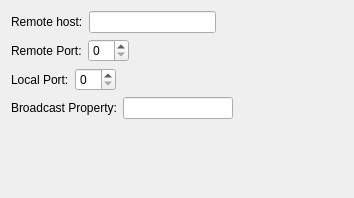
<?xml version="1.0" encoding="UTF-8"?>
<ui version="4.0">
 <class>SocketConfigWidget</class>
 <widget class="QWidget" name="SocketConfigWidget">
  <property name="geometry">
   <rect>
    <x>0</x>
    <y>0</y>
    <width>354</width>
    <height>198</height>
   </rect>
  </property>
  <property name="windowTitle">
   <string>UDP Socket Configuration Widget</string>
  </property>
  <layout class="QVBoxLayout" name="verticalLayout">
   <item>
    <layout class="QHBoxLayout" name="horizontalLayout">
     <item>
      <widget class="QLabel" name="label">
       <property name="text">
        <string>Remote host:</string>
       </property>
      </widget>
     </item>
     <item>
      <widget class="QLineEdit" name="m_hostLineEdit"/>
     </item>
     <item>
      <spacer name="horizontalSpacer_2">
       <property name="orientation">
        <enum>Qt::Horizontal</enum>
       </property>
       <property name="sizeHint" stdset="0">
        <size>
         <width>40</width>
         <height>20</height>
        </size>
       </property>
      </spacer>
     </item>
    </layout>
   </item>
   <item>
    <layout class="QHBoxLayout" name="horizontalLayout_2">
     <item>
      <widget class="QLabel" name="m_portLabel">
       <property name="text">
        <string>Remote Port:</string>
       </property>
      </widget>
     </item>
     <item>
      <widget class="QSpinBox" name="m_portSpinBox"/>
     </item>
     <item>
      <spacer name="horizontalSpacer">
       <property name="orientation">
        <enum>Qt::Horizontal</enum>
       </property>
       <property name="sizeHint" stdset="0">
        <size>
         <width>40</width>
         <height>20</height>
        </size>
       </property>
      </spacer>
     </item>
    </layout>
   </item>
   <item>
    <layout class="QHBoxLayout" name="horizontalLayout_4">
     <item>
      <widget class="QLabel" name="m_localPortLabel">
       <property name="text">
        <string>Local Port:</string>
       </property>
      </widget>
     </item>
     <item>
      <widget class="QSpinBox" name="m_localPortSpinBox"/>
     </item>
     <item>
      <spacer name="horizontalSpacer_4">
       <property name="orientation">
        <enum>Qt::Horizontal</enum>
       </property>
       <property name="sizeHint" stdset="0">
        <size>
         <width>40</width>
         <height>20</height>
        </size>
       </property>
      </spacer>
     </item>
    </layout>
   </item>
   <item>
    <layout class="QHBoxLayout" name="horizontalLayout_3">
     <item>
      <widget class="QLabel" name="label_2">
       <property name="text">
        <string>Broadcast Property:</string>
       </property>
      </widget>
     </item>
     <item>
      <widget class="QLineEdit" name="m_broadcastLineEdit"/>
     </item>
     <item>
      <spacer name="horizontalSpacer_3">
       <property name="orientation">
        <enum>Qt::Horizontal</enum>
       </property>
       <property name="sizeHint" stdset="0">
        <size>
         <width>40</width>
         <height>20</height>
        </size>
       </property>
      </spacer>
     </item>
    </layout>
   </item>
   <item>
    <spacer name="verticalSpacer">
     <property name="orientation">
      <enum>Qt::Vertical</enum>
     </property>
     <property name="sizeHint" stdset="0">
      <size>
       <width>20</width>
       <height>40</height>
      </size>
     </property>
    </spacer>
   </item>
  </layout>
 </widget>
 <resources/>
 <connections/>
</ui>
